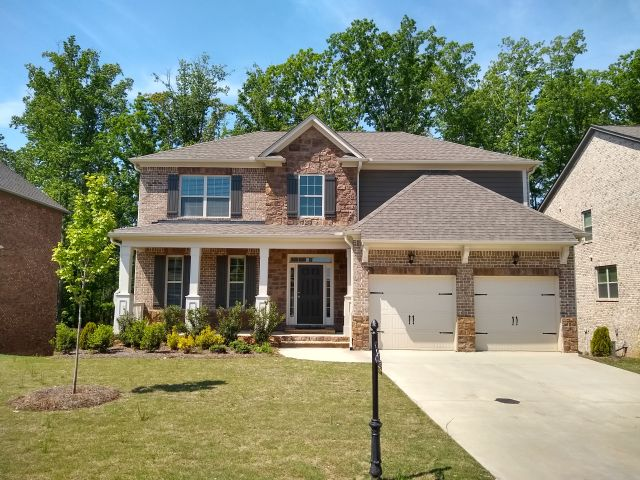
#> input picture test/src.jpg, 640 x 480 px, found by its file name
$ jupyter execute --allow-errors Test.ipynb   (shell and % lines are left out)   (older library calls are emulated)
#> lines starting #> are read from the running program, lines starting #| are printed output that depends on the picture; after the words box and inside, x2 and y2 are one past the last pixel; in counts of white or black regions, pixels touching at a corner belong together
[cell 1]
import cv2
import numpy as np
import networkx as nx
import matplotlib.pyplot as plt
import os
import maxflow
import argparse
from matplotlib.pyplot import figure
from numpy import asarray
from numpy import save
import imutils

## Input directories

[cell 2]
image_dir = r"C:\Users\lucki\WORK\UMBC\DAA\DAA_641-Spring_22-Project_1\test"
src = cv2.imread(os.path.join(image_dir, 'src.jpg'))
#> src is the input picture: shape (480, 640, 3); mean B, G, R 117.7, 137.9, 133.3
sink = cv2.imread(os.path.join(image_dir, 'target.jpg'))
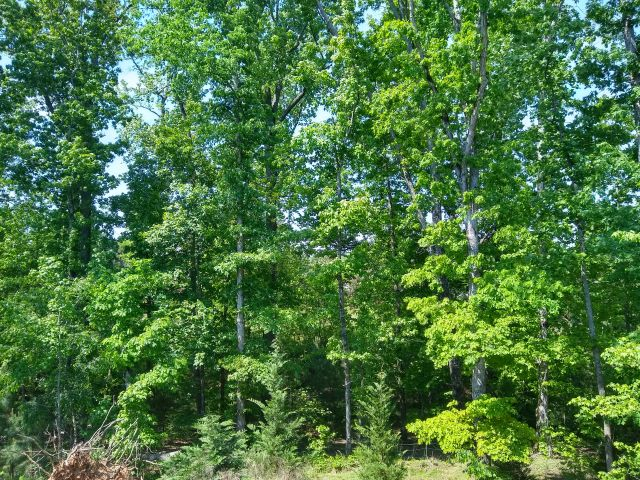
#> input picture resources/test/target.jpg, 640 x 480 px, found by its file name
#> sink is the input picture: shape (480, 640, 3); mean B, G, R 64.8, 116.9, 75.2
mask = cv2.imread(os.path.join(image_dir, 'mask.png'))
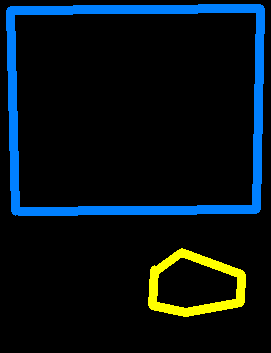
#> input picture test/mask.png, 271 x 353 px, found by its file name
#> mask is the input picture: shape (353, 271, 3); mean B, G, R 21.3, 16.6, 5.8

[cell 3]
# [41 lines left out: function compute_edge_weights, not called in this run]

[cell 4]
assert (src.shape == sink.shape), f"Source and sink dimensions must be the same: {str(src.shape)} != {str(sink.shape)}"

# Create the graph
#> (the rest of this cell did not finish here and is left out)

[cell 5]
# Add non-terminal edges
patch_height = src.shape[0]
#> patch_height = 480
patch_width = src.shape[1]
#> patch_width = 640
#> (the rest of this cell did not finish here and is left out)

#> (a cell that did not finish here is left out)

#> (a cell that did not finish here is left out)

#> (a cell that did not finish here is left out)

#> (a cell that did not finish here is left out)

## Get the segments of the nodes in the grid.

[cell 10]
canvas = np.zeros(sink.shape, dtype=np.uint8)

#> (a cell that did not finish here is left out)

# Part 2.c

#> (a cell that did not finish here is left out)

[cell 13]
src.shape[:2]
#> Out = (480, 640)

#> (a cell that did not finish here is left out)

# Part 2.b

[cell 15]
img = cv2.imread("{}/temp.png".format(image_dir))
os.remove("{}/temp.png".format(image_dir))
# resize image
#> (the rest of this cell did not finish here and is left out)

# Part 2.a

[cell 16]
# cv2.imshow('thresh', thresh)
plt.imshow(cv2.cvtColor(mask , cv2.COLOR_BGR2RGB))

[cell 17]
# Testing
mask = cv2.imread(os.path.join(image_dir, 'mask.png'))
image = mask
original = image.copy()
image = cv2.cvtColor(image, cv2.COLOR_BGR2HSV)
#> image: shape (353, 271, 3); mean H, S, V 9.5, 27.2, 27.2
lower = np.array([22, 93, 0], dtype="uint8")
upper = np.array([45, 255, 255], dtype="uint8")
mask = cv2.inRange(image, lower, upper)
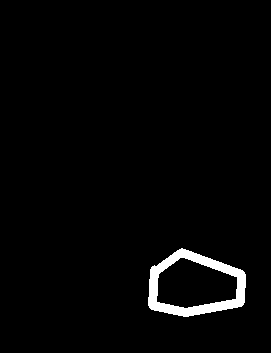
#> mask: shape (353, 271); 2.3% white; 1 white region

cnts = cv2.findContours(mask, cv2.RETR_EXTERNAL, cv2.CHAIN_APPROX_SIMPLE)
#> cnts = 1 contour; box (x1, y1, x2, y2) and area: (148, 248, 246, 317) 4962
cnts = cnts[0] if len(cnts) == 2 else cnts[1]

for c in cnts:
    x,y,w,h = cv2.boundingRect(c)
    cv2.rectangle(original, (x, y), (x + w, y + h), (36,255,12), 2)
#> this loop made 1 pass
#> (x, y, w, h) on pass 1: (148, 248, 98, 69)
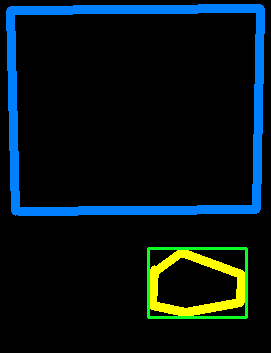
#> original: shape (353, 271, 3); 1.04% of pixels changed, all inside (x1, y1, x2, y2) = (147, 247, 248, 319)

plt.imshow(mask)

# mask = cv2.imread(os.path.join(image_dir, 'mask.png'))
# hsv = cv2.cvtColor(mask, cv2.COLOR_BGR2HSV)
# # retval, thresh_crop = cv2.threshold(hsv * 255, thresh=20, maxval=255, type=cv2.THRESH_BINARY)
# plt.imshow(hsv)

[cell 18]
retval, thresh_crop = cv2.threshold(mask, thresh=254, maxval=255, type=cv2.THRESH_BINARY)

[cell 19]
plt.imshow(thresh_crop)

[cell 20]
img_canny = cv2.Canny(thresh_crop, 10, 10)
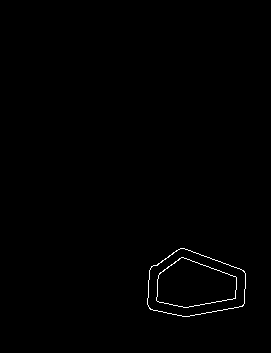
#> img_canny: shape (353, 271); 0.51% white in thin lines or dots, all inside (x1, y1, x2, y2) = (147, 248, 246, 317)
img_dilate = cv2.dilate(img_canny, None, iterations=1)
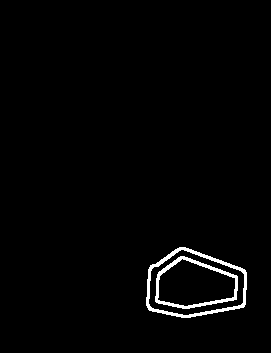
#> img_dilate: shape (353, 271); 1.7% white; 2 white regions
img_erode = cv2.erode(img_dilate, None, iterations=1)

mask = np.full(thresh_crop.shape, 255, "uint8")
contours, hierarchies = cv2.findContours(img_erode, cv2.RETR_TREE, cv2.CHAIN_APPROX_NONE)
#> contours = 4 contours; box (x1, y1, x2, y2) and area: (147, 248, 246, 317) 5080, (147, 248, 246, 317) 5066, (156, 257, 237, 308) 2888, (156, 257, 237, 308) 2877
for cnt in contours:
    cv2.drawContours(mask, [cnt], -1, 0, -1)
#> this loop made 4 passes
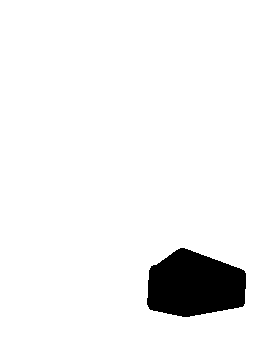
#> mask: shape (353, 271); 94.6% white; 1 black region, box (x1, y1, x2, y2) and area: (147, 248, 246, 317) 5213

new_mask = cv2.cvtColor(cv2.bitwise_not(mask) , cv2.COLOR_BGR2RGB)

[cell 21]
plt.imshow(new_mask);

[cell 22]
gray = cv2.cvtColor(new_mask, cv2.COLOR_BGR2GRAY)
thresh = cv2.threshold(gray, 0, 255, cv2.THRESH_BINARY_INV + cv2.THRESH_OTSU)[1]

src = cv2.imread(os.path.join(image_dir, 'src.jpg'))
sink = cv2.imread(os.path.join(image_dir, 'target.jpg'))
# Remove background using bitwise-and operation
#> (the rest of this cell did not finish here and is left out)
